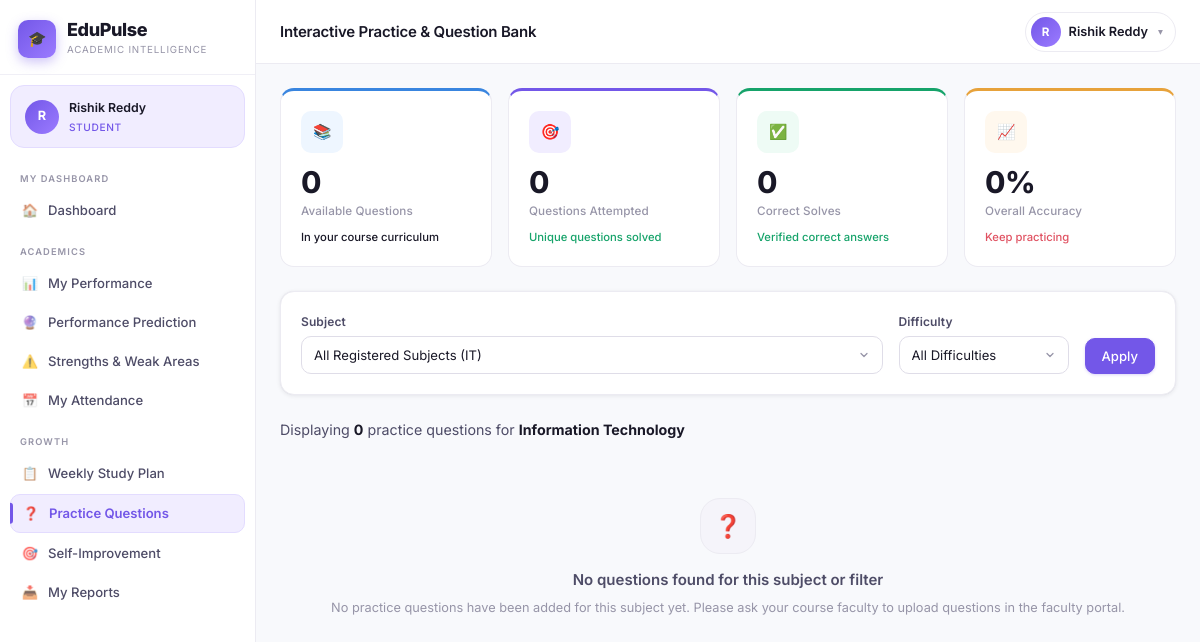
Screenshot of /student/practice (signed in) with the database file from the repository.
### models.py (models this page shows, shortened)
class Student(db.Model):
    __tablename__ = 'students'
    id = db.Column(db.Integer, primary_key=True)
    user_id = db.Column(db.Integer, db.ForeignKey('users.id'), unique=True, nullable=False)
    roll_number = db.Column(db.String(50), unique=True, nullable=False)
    name = db.Column(db.String(100), nullable=False)
    email = db.Column(db.String(120))
    phone = db.Column(db.String(20))
    department_id = db.Column(db.Integer, db.ForeignKey('departments.id'), nullable=False)
    section_id = db.Column(db.Integer, db.ForeignKey('sections.id'))
    academic_year_id = db.Column(db.Integer, db.ForeignKey('academic_years.id'))
    current_semester = db.Column(db.Integer, default=1)
    date_of_birth = db.Column(db.Date)
    gender = db.Column(db.String(10))
    is_active = db.Column(db.Boolean, default=True)
    enrolled_at = db.Column(db.DateTime, default=datetime.utcnow)
    academic_year = db.relationship('AcademicYear', backref='students')
    marks = db.relationship('Mark', backref='student', lazy=True)
    attendance_records = db.relationship('AttendanceRecord', backref='student', lazy=True)
    tasks = db.relationship('StudentTask', backref='student', lazy=True)
    goals = db.relationship('StudentGoal', backref='student', lazy=True)
    question_attempts = db.relationship('QuestionAttempt', backref='student', lazy=True)

class User(UserMixin, db.Model):
    __tablename__ = 'users'
    id = db.Column(db.Integer, primary_key=True)
    unique_id = db.Column(db.String(50), unique=True, nullable=False)
    password_hash = db.Column(db.String(256), nullable=False)
    role = db.Column(db.String(20), nullable=False)  # 'admin', 'faculty', 'student'
    is_active = db.Column(db.Boolean, default=True)
    last_login = db.Column(db.DateTime)
    created_at = db.Column(db.DateTime, default=datetime.utcnow)
    student = db.relationship('Student', backref='user', uselist=False, lazy=True)
    faculty = db.relationship('Faculty', backref='user', uselist=False, lazy=True)
    admin = db.relationship('Admin', backref='user', uselist=False, lazy=True)

class Department(db.Model):
    __tablename__ = 'departments'
    id = db.Column(db.Integer, primary_key=True)
    name = db.Column(db.String(100), unique=True, nullable=False)
    code = db.Column(db.String(20), unique=True, nullable=False)
    description = db.Column(db.Text)
    is_active = db.Column(db.Boolean, default=True)
    created_at = db.Column(db.DateTime, default=datetime.utcnow)
    sections = db.relationship('Section', backref='department', lazy=True)
    students = db.relationship('Student', backref='department', lazy=True)
    faculty = db.relationship('Faculty', backref='department', lazy=True)
    subjects = db.relationship('Subject', backref='department', lazy=True)

### routes/student.py (the view, shortened to what this page needs)
@student_bp.route('/practice')
@student_required
def practice():
    stu = get_current_student()
    if not stu:
        return redirect(url_for('auth.login'))
    subjects = Subject.query.filter_by(
        department_id=stu.department_id, semester=stu.current_semester, is_active=True
    ).all()
    if not subjects:
        subjects = Subject.query.filter_by(department_id=stu.department_id, is_active=True).all()
    subj_filter = request.args.get('subject_id', '')
    diff_filter = request.args.get('difficulty', '')
    topic_filter = request.args.get('topic', '').strip()
    subject_ids = [s.id for s in subjects]
    available_topics = [
        t[0] for t in db.session.query(Question.topic).filter(
            Question.subject_id.in_(subject_ids),
            Question.topic.isnot(None),
            Question.topic != '',
            Question.is_active == True
        ).distinct().order_by(Question.topic).all() if t[0]
    ]
    query = Question.query.filter(
        Question.subject_id.in_(subject_ids),
        Question.is_active == True,
        Question.question_type == 'mcq'
    )
    if subj_filter and subj_filter.isdigit():
        s_id = int(subj_filter)
        if s_id in subject_ids:
            query = query.filter_by(subject_id=s_id)
    if diff_filter and diff_filter in ['easy', 'medium', 'hard']:
        query = query.filter_by(difficulty=diff_filter)
    if topic_filter:
        query = query.filter_by(topic=topic_filter)
    questions = query.order_by(Question.id).all()
    attempt_counts = {}
    for q in questions:
        attempts = QuestionAttempt.query.filter_by(student_id=stu.id, question_id=q.id).count()
        correct = QuestionAttempt.query.filter_by(student_id=stu.id, question_id=q.id, is_correct=True).count()
        attempt_counts[q.id] = {'total': attempts, 'correct': correct}
    total_q = Question.query.filter(Question.subject_id.in_(subject_ids), Question.is_active == True).count()
    attempted_q_ids = [r[0] for r in db.session.query(QuestionAttempt.question_id).filter_by(student_id=stu.id).distinct().all()]
    attempted_count = len(attempted_q_ids)
    all_attempts = QuestionAttempt.query.filter_by(student_id=stu.id).all()
    correct_count = sum(1 for a in all_attempts if a.is_correct)
    accuracy_pct = round(correct_count / len(all_attempts) * 100, 1) if all_attempts else 0
    practice_stats = {
        'total_q': total_q,
        'attempted': attempted_count,
        'correct': correct_count,
        'accuracy': accuracy_pct
    }
    return render_template('student/practice.html',
                           student=stu,
                           subjects=subjects,
                           questions=questions,
                           topics=available_topics,
                           attempt_counts=attempt_counts,
                           stats=practice_stats,
                           subj_filter=subj_filter,
                           diff_filter=diff_filter,
                           topic_filter=topic_filter)

### routes/student.py (called while the page is built)
def student_required(f):
    @wraps(f)
    def decorated(*args, **kwargs):
        if not current_user.is_authenticated or current_user.role != 'student':
            flash('Student access required.', 'danger')
            return redirect(url_for('auth.login'))
        return f(*args, **kwargs)
    return login_required(decorated)

def get_current_student():
    return Student.query.filter_by(user_id=current_user.id).first()

### templates/student/practice.html (shortened to what this page needs)
{% extends 'base.html' %}
{% from 'macros/nav.html' import student_nav %}
{% block page_title %}Interactive Practice & Question Bank{% endblock %}
{% block nav %}{{ student_nav() }}{% endblock %}
{% block content %}
<div class="stat-grid" style="margin-bottom:24px;">
  <div class="stat-card blue">
    <div class="stat-icon blue">📚</div>
    <div class="stat-value">{{ stats.total_q if stats else questions|length }}</div>
    <div class="stat-label">Available Questions</div>
    <div class="stat-change neutral">In your course curriculum</div>
  </div>
  <div class="stat-card purple">
    <div class="stat-icon purple">🎯</div>
    <div class="stat-value">{{ stats.attempted if stats else 0 }}</div>
    <div class="stat-label">Questions Attempted</div>
    <div class="stat-change positive">Unique questions solved</div>
  </div>
  <div class="stat-card green">
    <div class="stat-icon green">✅</div>
    <div class="stat-value">{{ stats.correct if stats else 0 }}</div>
    <div class="stat-label">Correct Solves</div>
    <div class="stat-change positive">Verified correct answers</div>
  </div>
  <div class="stat-card orange">
    <div class="stat-icon orange">📈</div>
    <div class="stat-value">{{ stats.accuracy if stats else 0 }}%</div>
    <div class="stat-label">Overall Accuracy</div>
    <div class="stat-change {{ 'positive' if stats and stats.accuracy >= 70 else 'negative' }}">
      {{ 'Strong mastery' if stats and stats.accuracy >= 70 else 'Keep practicing' }}
    </div>
  </div>
</div>
<div class="card" style="margin-bottom:24px;">
  <form method="GET" action="{{ url_for('student.practice') }}" style="display:flex; flex-wrap:wrap; gap:16px; align-items:flex-end;">
    <div style="flex:1; min-width:220px;">
      <label class="form-label">Subject</label>
      <select name="subject_id" class="form-control" onchange="this.form.submit()">
        <option value="">All Registered Subjects ({{ student.department.code if student.department else '' }})</option>
      </select>
    </div>
    <div style="width:170px;">
      <label class="form-label">Difficulty</label>
      <select name="difficulty" class="form-control" onchange="this.form.submit()">
        <option value="">All Difficulties</option>
      </select>
    </div>
    <div style="display:flex; gap:8px;">
      <button type="submit" class="btn btn-primary">Apply</button>
    </div>
  </form>
</div>
<div style="display:flex; justify-content:space-between; align-items:center; margin-bottom:16px;">
  <div style="font-size:0.95rem; color:var(--text-secondary);">
    Displaying <strong style="color:var(--text-primary);">{{ questions|length }}</strong> practice questions for <strong style="color:var(--text-primary);">{{ student.department.name if student.department else 'Curriculum' }}</strong>
  </div>
</div>
{% if questions %}
<div style="display:flex; flex-direction:column; gap:20px;">
  {% for q in questions %}
  {% set stats_q = attempt_counts.get(q.id, {'total': 0, 'correct': 0}) %}
  <div class="card" style="border:1px solid var(--border-default); border-radius:var(--radius-lg); position:relative; overflow:hidden;">
    <div class="card-header" style="border-bottom:1px solid var(--border-default); background:rgba(255,255,255,0.01);">
      <div style="display:flex; align-items:center; gap:10px; flex-wrap:wrap;">
        <span class="badge badge-purple">{{ q.subject.code }}: {{ q.subject.name if q.subject else 'Subject' }}</span>
        {% if q.topic %}<span class="badge badge-primary">📌 {{ q.topic }}</span>{% endif %}
        <span class="badge {{ 'badge-success' if q.difficulty == 'easy' else ('badge-warning' if q.difficulty == 'medium' else 'badge-danger') }}">
          {{ q.difficulty | capitalize }}
        </span>
      </div>
      <div>
        {% if stats_q.total > 0 %}
        <span class="badge {{ 'badge-success' if stats_q.correct > 0 else 'badge-warning' }}" style="font-size:0.75rem;">
          Attempts: {{ stats_q.total }} | Solved Correctly: {{ stats_q.correct }}
        </span>
        {% else %}
        <span class="badge badge-secondary" style="font-size:0.75rem;">Unattempted</span>
        {% endif %}
      </div>
    </div>
    <div style="padding:20px;">
      <div style="font-size:1.05rem; font-weight:600; color:var(--text-primary); margin-bottom:16px; line-height:1.5;">
        Q{{ loop.index }}. {{ q.question_text }}
      </div>
      <form method="POST" action="{{ url_for('student.attempt_question', question_id=q.id, subject_id=subj_filter, topic=topic_filter, difficulty=diff_filter) }}">
        <input type="hidden" name="csrf_token" value="{{ csrf_token() }}">
        <div style="display:flex; flex-direction:column; gap:10px; margin-bottom:20px;">
          {% if q.option_a %}
          <label style="display:flex; align-items:center; gap:12px; padding:12px 16px; background:var(--bg-surface2); border:1px solid var(--border-default); border-radius:var(--radius-md); cursor:pointer; transition:all 0.15s ease;">
            <input type="radio" name="answer" value="A" required style="accent-color:var(--accent-violet);">
            <span style="font-weight:700; color:var(--accent-violet); width:20px;">A.</span>
            <span style="color:var(--text-secondary); font-size:0.95rem;">{{ q.option_a }}</span>
          </label>
          {% endif %}
          {% if q.option_b %}
          <label style="display:flex; align-items:center; gap:12px; padding:12px 16px; background:var(--bg-surface2); border:1px solid var(--border-default); border-radius:var(--radius-md); cursor:pointer; transition:all 0.15s ease;">
            <input type="radio" name="answer" value="B" required style="accent-color:var(--accent-violet);">
            <span style="font-weight:700; color:var(--accent-violet); width:20px;">B.</span>
            <span style="color:var(--text-secondary); font-size:0.95rem;">{{ q.option_b }}</span>
          </label>
          {% endif %}
          {% if q.option_c %}
          <label style="display:flex; align-items:center; gap:12px; padding:12px 16px; background:var(--bg-surface2); border:1px solid var(--border-default); border-radius:var(--radius-md); cursor:pointer; transition:all 0.15s ease;">
            <input type="radio" name="answer" value="C" required style="accent-color:var(--accent-violet);">
            <span style="font-weight:700; color:var(--accent-violet); width:20px;">C.</span>
            <span style="color:var(--text-secondary); font-size:0.95rem;">{{ q.option_c }}</span>
          </label>
          {% endif %}
          {% if q.option_d %}
          <label style="display:flex; align-items:center; gap:12px; padding:12px 16px; background:var(--bg-surface2); border:1px solid var(--border-default); border-radius:var(--radius-md); cursor:pointer; transition:all 0.15s ease;">
            <input type="radio" name="answer" value="D" required style="accent-color:var(--accent-violet);">
            <span style="font-weight:700; color:var(--accent-violet); width:20px;">D.</span>
            <span style="color:var(--text-secondary); font-size:0.95rem;">{{ q.option_d }}</span>
          </label>
          {% endif %}
        </div>
        <div style="display:flex; justify-content:space-between; align-items:center;">
          <button type="submit" class="btn btn-primary">
            Submit Answer ✓
          </button>
        </div>
      </form>
    </div>
  </div>
  {% endfor %}
</div>
{% else %}
<div class="empty-state" style="padding:40px 20px;">
  <div class="empty-icon">❓</div>
  <div class="empty-title">No questions found for this subject or filter</div>
  <div class="empty-text">No practice questions have been added for this subject yet. Please ask your course faculty to upload questions in the faculty portal.</div>
</div>
{% endif %}
{% endblock %}

### templates/base.html (shortened to what this page needs)
<!DOCTYPE html>
<html lang="en">
<head>
  <link rel="stylesheet" href="{{ url_for('static', filename='css/style.css') }}">
</head>
<body class="{{ 'role-' + current_user.role if current_user.is_authenticated else '' }}">
{% if current_user.is_authenticated %}
<div class="app-wrapper">
  <aside class="sidebar" id="sidebar">
    <div class="sidebar-brand">
      <a href="{{ url_for(current_user.role + '.dashboard') }}" class="brand-logo">
        <div class="brand-icon">🎓</div>
        <div>
          <div class="brand-name">EduPulse</div>
          <div class="brand-tagline">Academic Intelligence</div>
        </div>
      </a>
    </div>
    {% if current_user.role == 'admin' and current_user.admin %}
    {% set display_name = current_user.admin.name %}
    {% elif current_user.role == 'faculty' and current_user.faculty %}
    {% set display_name = current_user.faculty.name %}
    {% elif current_user.role == 'student' and current_user.student %}
    {% set display_name = current_user.student.name %}
    {% else %}
    {% set display_name = current_user.unique_id %}
    {% endif %}
    <div class="sidebar-user">
      <div class="user-avatar">{{ display_name[0] if display_name else '?' }}</div>
      <div class="user-info">
        <div class="user-name">{{ display_name }}</div>
        <div class="user-role">{{ current_user.role | capitalize }}</div>
      </div>
    </div>
    <nav class="sidebar-nav">
      {% block nav %}{% endblock %}
    </nav>
  </aside>
  <div class="main-content">
    <header class="topbar">
      <div class="topbar-left">
        <div>
          <div class="page-title">{% block page_title %}Dashboard{% endblock %}</div>
        </div>
      </div>
      <div class="topbar-right">
        <div class="profile-dropdown-wrapper">
          <button type="button" class="profile-btn" onclick="toggleProfileMenu(event)" id="profileBtn">
            <div class="user-avatar" style="width:30px;height:30px;font-size:0.78rem;">{{ display_name[0] if display_name else '?' }}</div>
            <span style="font-size:0.85rem;font-weight:600;max-width:120px;overflow:hidden;text-overflow:ellipsis;white-space:nowrap;">{{ display_name }}</span>
            <span style="font-size:0.65rem;color:var(--text-muted);margin-left:2px;">▾</span>
          </button>
        </div>
      </div>
    </header>
    <main class="page-content">
      {% block content %}{% endblock %}
    </main>
  </div>
</div>
{% else %}
{% block auth_content %}{% endblock %}
{% endif %}
</body>
</html>

### rows the page displays
Student: name "R", name "Rishik Reddy"
User: role "STUDENT"
Department: department "Information Technology"

### other values shown
{{ stats.total_q if stats else questions|length }} "0"
{{ stats.attempted if stats else 0 }} "0"
{{ stats.correct if stats else 0 }} "0"
{{ stats.accuracy if stats else 0 }} "0"
{{ questions|length }} "0"
